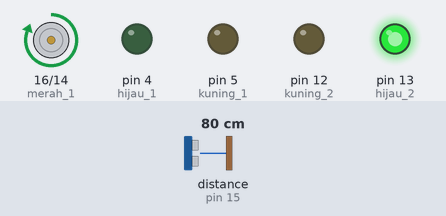
Bench run of a sketch on a simulated Arduino Uno, built with avr-gcc and run on an emulated ATmega328P. On the bench: motor-driver pin pairs drawn as motors (green arrow = first pin HIGH = forward, orange = second pin HIGH = backward, longer = more drive), output pins drawn as LEDs (lit = HIGH). The inputs (shaded band) are chosen by the test bench; at power-on: distance to the obstacle (sensor on pin 15) 80 cm. The echo pulse lasts 58.3 µs per cm; what the sketch prints to the serial monitor is not drawn.

Above: at 2.2 s.
2.3 s: distance to the obstacle (sensor on pin 15) set to 9 cm
At 4.8 s:
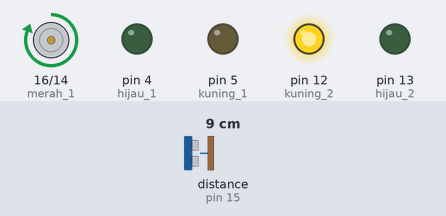
At 5.9 s:
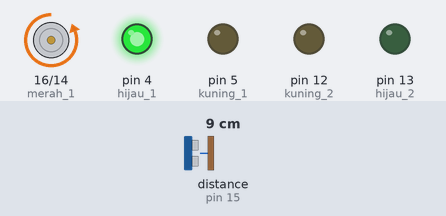
Timing chart, 0 to 10.5 s (numbered marks = the images above; inputs shaded):
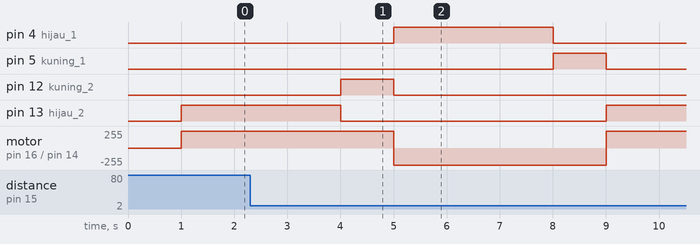

The sketch:

lalin_ultrasonic_esp8266.ino
```cpp
#define merah_1 16
#define kuning_1 5
#define hijau_1 4

#define merah_2 14
#define kuning_2 12
#define hijau_2 13

#define trigPin 13
#define echoPin 15

float duration, distance;

void setup() {
  Serial.begin(115200);
  delay(1000);
  pinMode(merah_1, OUTPUT);
  pinMode(kuning_1, OUTPUT);
  pinMode(hijau_1, OUTPUT);

  pinMode(merah_2, OUTPUT);
  pinMode(kuning_2, OUTPUT);
  pinMode(hijau_2, OUTPUT);

  pinMode(echoPin, INPUT);
  pinMode(trigPin, OUTPUT);
}

void loop() {

  float jarak = cek_sensor(trigPin, echoPin);
  int jeda = 0;

  if ((jarak>=5)&&(jarak <= 20)){
    jeda=10000;
  } else {
    jeda=3000;
  }
  // put your main code here, to run repeatedly:
  digitalWrite(merah_1, HIGH);
  digitalWrite(merah_2, LOW);
  digitalWrite(hijau_2, HIGH);
  digitalWrite(kuning_1, LOW);

  delay(jeda);

  digitalWrite(hijau_2, LOW);
  digitalWrite(kuning_2, HIGH);
  delay(1000);
  digitalWrite(merah_1, LOW);
  digitalWrite(kuning_2, LOW);
  digitalWrite(merah_2, HIGH);
  digitalWrite(hijau_1, HIGH);
  delay(3000);
  digitalWrite(hijau_1, LOW);
  digitalWrite(kuning_1, HIGH);
  delay(1000);
}

float cek_sensor(int out, int in){
  digitalWrite(out, LOW);
  delayMicroseconds(5);

  digitalWrite(out, HIGH);
  delayMicroseconds(10);
  digitalWrite(out, LOW);

  duration = pulseIn(in, HIGH);
  distance = (duration/2) / 29.1;
  Serial.print("Jarak : ");
  Serial.print(distance);
  Serial.println(" cm");
  return distance;
}
```

Measured:
- after the input at 2.3 s, pin 4 (hijau_1): goes on until 8.0 s, then stays LOW; pin 5 (kuning_1): goes on until 9.0 s, then stays LOW; pin 12 (kuning_2): goes on until 5.0 s, then stays LOW; pin 13 (hijau_2): goes on until 9.0 s, then stays HIGH; motor on pin 16 (merah_1) / pin 14 (merah_2): goes on until 9.0 s, then stays forward 255/255
